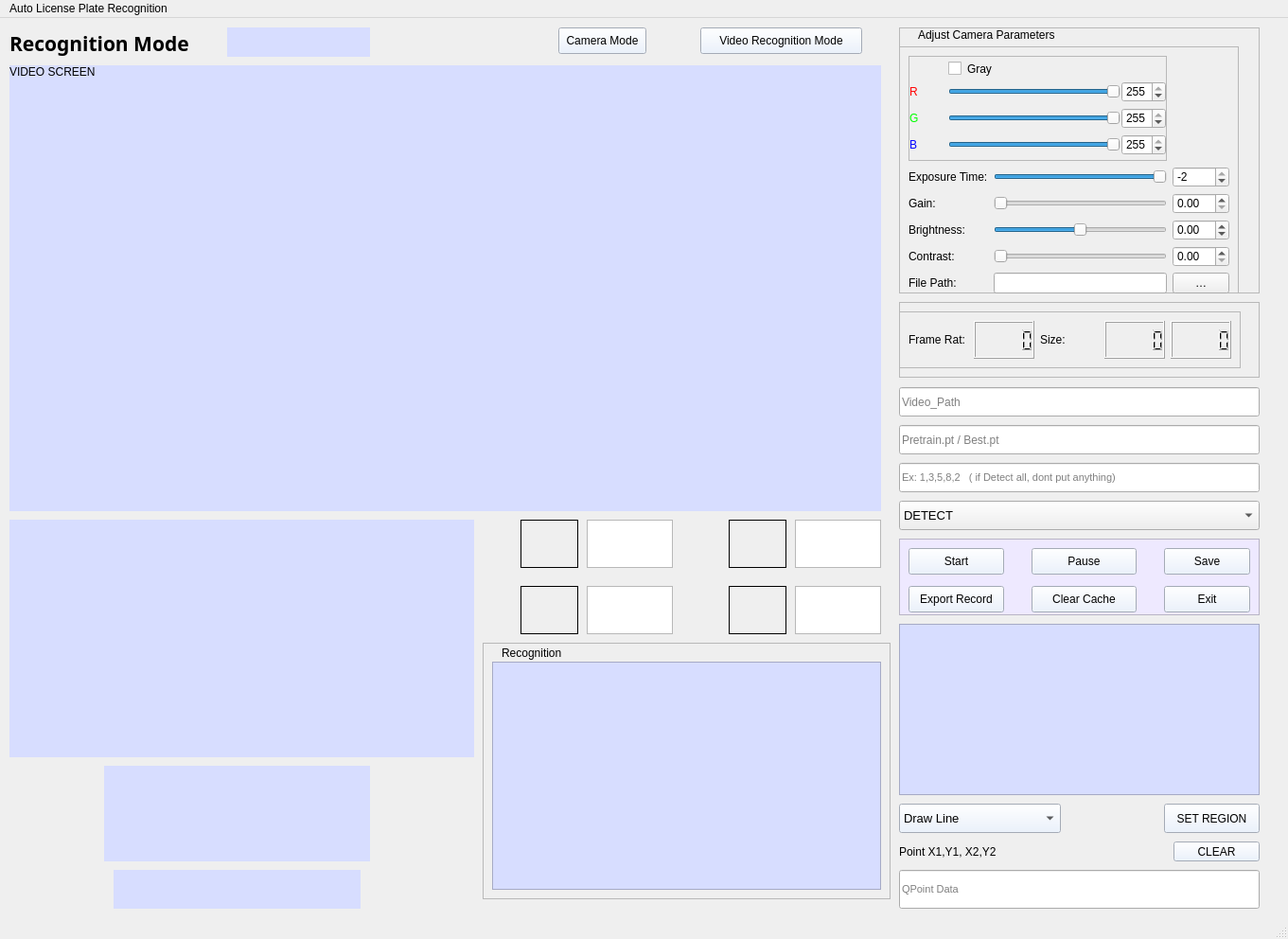
<?xml version="1.0" encoding="UTF-8"?>
<ui version="4.0">
 <class>MainWindow</class>
 <widget class="QMainWindow" name="MainWindow">
  <property name="geometry">
   <rect>
    <x>0</x>
    <y>0</y>
    <width>1361</width>
    <height>992</height>
   </rect>
  </property>
  <property name="windowTitle">
   <string>MainWindow</string>
  </property>
  <widget class="QWidget" name="centralwidget">
   <widget class="QLabel" name="label_2">
    <property name="geometry">
     <rect>
      <x>550</x>
      <y>530</y>
      <width>61</width>
      <height>51</height>
     </rect>
    </property>
    <property name="mouseTracking">
     <bool>false</bool>
    </property>
    <property name="frameShape">
     <enum>QFrame::Box</enum>
    </property>
    <property name="frameShadow">
     <enum>QFrame::Plain</enum>
    </property>
    <property name="text">
     <string/>
    </property>
    <property name="textFormat">
     <enum>Qt::AutoText</enum>
    </property>
    <property name="pixmap">
     <pixmap>C:/Users/HP/Downloads/car.png</pixmap>
    </property>
    <property name="scaledContents">
     <bool>true</bool>
    </property>
    <property name="openExternalLinks">
     <bool>false</bool>
    </property>
   </widget>
   <widget class="QTextBrowser" name="textBrowser">
    <property name="geometry">
     <rect>
      <x>620</x>
      <y>530</y>
      <width>91</width>
      <height>51</height>
     </rect>
    </property>
   </widget>
   <widget class="QLabel" name="label_6">
    <property name="geometry">
     <rect>
      <x>770</x>
      <y>600</y>
      <width>61</width>
      <height>51</height>
     </rect>
    </property>
    <property name="mouseTracking">
     <bool>false</bool>
    </property>
    <property name="frameShape">
     <enum>QFrame::Box</enum>
    </property>
    <property name="frameShadow">
     <enum>QFrame::Plain</enum>
    </property>
    <property name="text">
     <string/>
    </property>
    <property name="textFormat">
     <enum>Qt::AutoText</enum>
    </property>
    <property name="pixmap">
     <pixmap>C:/Users/HP/Downloads/bus.png</pixmap>
    </property>
    <property name="scaledContents">
     <bool>true</bool>
    </property>
    <property name="openExternalLinks">
     <bool>false</bool>
    </property>
   </widget>
   <widget class="QTextBrowser" name="textBrowser_3">
    <property name="geometry">
     <rect>
      <x>840</x>
      <y>530</y>
      <width>91</width>
      <height>51</height>
     </rect>
    </property>
   </widget>
   <widget class="QLabel" name="label_5">
    <property name="geometry">
     <rect>
      <x>550</x>
      <y>600</y>
      <width>61</width>
      <height>51</height>
     </rect>
    </property>
    <property name="mouseTracking">
     <bool>false</bool>
    </property>
    <property name="frameShape">
     <enum>QFrame::Box</enum>
    </property>
    <property name="frameShadow">
     <enum>QFrame::Plain</enum>
    </property>
    <property name="text">
     <string/>
    </property>
    <property name="textFormat">
     <enum>Qt::AutoText</enum>
    </property>
    <property name="pixmap">
     <pixmap>C:/Users/HP/Downloads/truck.png</pixmap>
    </property>
    <property name="scaledContents">
     <bool>true</bool>
    </property>
    <property name="openExternalLinks">
     <bool>false</bool>
    </property>
   </widget>
   <widget class="QLabel" name="label_7">
    <property name="geometry">
     <rect>
      <x>770</x>
      <y>530</y>
      <width>61</width>
      <height>51</height>
     </rect>
    </property>
    <property name="mouseTracking">
     <bool>false</bool>
    </property>
    <property name="frameShape">
     <enum>QFrame::Box</enum>
    </property>
    <property name="frameShadow">
     <enum>QFrame::Plain</enum>
    </property>
    <property name="text">
     <string/>
    </property>
    <property name="textFormat">
     <enum>Qt::AutoText</enum>
    </property>
    <property name="pixmap">
     <pixmap>C:/Users/HP/Downloads/motorcycle.png</pixmap>
    </property>
    <property name="scaledContents">
     <bool>true</bool>
    </property>
    <property name="openExternalLinks">
     <bool>false</bool>
    </property>
   </widget>
   <widget class="QFrame" name="frame_8">
    <property name="geometry">
     <rect>
      <x>950</x>
      <y>10</y>
      <width>381</width>
      <height>281</height>
     </rect>
    </property>
    <property name="styleSheet">
     <string notr="true">border-color: rgb(181, 195, 255);
border-color: rgb(153, 64, 255);</string>
    </property>
    <property name="frameShape">
     <enum>QFrame::StyledPanel</enum>
    </property>
    <property name="frameShadow">
     <enum>QFrame::Raised</enum>
    </property>
    <widget class="QLabel" name="label_8">
     <property name="geometry">
      <rect>
       <x>20</x>
       <y>0</y>
       <width>161</width>
       <height>16</height>
      </rect>
     </property>
     <property name="text">
      <string>Adjust Camera Parameters</string>
     </property>
    </widget>
    <widget class="QFrame" name="frame_12">
     <property name="geometry">
      <rect>
       <x>0</x>
       <y>20</y>
       <width>359</width>
       <height>271</height>
      </rect>
     </property>
     <property name="frameShape">
      <enum>QFrame::StyledPanel</enum>
     </property>
     <property name="frameShadow">
      <enum>QFrame::Raised</enum>
     </property>
     <layout class="QGridLayout" name="gridLayout">
      <item row="2" column="1">
       <widget class="QSlider" name="GainSld">
        <property name="maximum">
         <number>128</number>
        </property>
        <property name="orientation">
         <enum>Qt::Horizontal</enum>
        </property>
       </widget>
      </item>
      <item row="2" column="2">
       <widget class="QDoubleSpinBox" name="GainSpB">
        <property name="maximumSize">
         <size>
          <width>60</width>
          <height>30</height>
         </size>
        </property>
        <property name="maximum">
         <double>128.000000000000000</double>
        </property>
       </widget>
      </item>
      <item row="3" column="0">
       <widget class="QLabel" name="BrightLb">
        <property name="styleSheet">
         <string notr="true">font: 11pt &quot;Adobe 黑体 Std R&quot;;</string>
        </property>
        <property name="text">
         <string>Brightness:</string>
        </property>
       </widget>
      </item>
      <item row="3" column="2">
       <widget class="QDoubleSpinBox" name="BrightSpB">
        <property name="maximumSize">
         <size>
          <width>60</width>
          <height>30</height>
         </size>
        </property>
        <property name="minimum">
         <double>-64.000000000000000</double>
        </property>
        <property name="maximum">
         <double>64.000000000000000</double>
        </property>
        <property name="singleStep">
         <double>0.010000000000000</double>
        </property>
       </widget>
      </item>
      <item row="3" column="1">
       <widget class="QSlider" name="BrightSld">
        <property name="minimum">
         <number>-64</number>
        </property>
        <property name="maximum">
         <number>64</number>
        </property>
        <property name="orientation">
         <enum>Qt::Horizontal</enum>
        </property>
       </widget>
      </item>
      <item row="4" column="0">
       <widget class="QLabel" name="ContrastLb">
        <property name="styleSheet">
         <string notr="true">font: 11pt &quot;Adobe 黑体 Std R&quot;;</string>
        </property>
        <property name="text">
         <string>Contrast:</string>
        </property>
       </widget>
      </item>
      <item row="5" column="0">
       <widget class="QLabel" name="FilePathLb">
        <property name="styleSheet">
         <string notr="true">font: 11pt &quot;Adobe 黑体 Std R&quot;;</string>
        </property>
        <property name="text">
         <string>File Path:</string>
        </property>
       </widget>
      </item>
      <item row="4" column="2">
       <widget class="QDoubleSpinBox" name="ContrastSpB">
        <property name="maximumSize">
         <size>
          <width>60</width>
          <height>30</height>
         </size>
        </property>
        <property name="minimum">
         <double>0.000000000000000</double>
        </property>
        <property name="maximum">
         <double>100.000000000000000</double>
        </property>
        <property name="singleStep">
         <double>0.010000000000000</double>
        </property>
       </widget>
      </item>
      <item row="5" column="1">
       <widget class="QLineEdit" name="FilePathLE">
        <property name="readOnly">
         <bool>true</bool>
        </property>
       </widget>
      </item>
      <item row="4" column="1">
       <widget class="QSlider" name="ContrastSld">
        <property name="minimum">
         <number>0</number>
        </property>
        <property name="maximum">
         <number>100</number>
        </property>
        <property name="orientation">
         <enum>Qt::Horizontal</enum>
        </property>
       </widget>
      </item>
      <item row="5" column="2">
       <widget class="QPushButton" name="FilePathBt">
        <property name="maximumSize">
         <size>
          <width>60</width>
          <height>30</height>
         </size>
        </property>
        <property name="styleSheet">
         <string notr="true">font: 11pt &quot;Adobe 黑体 Std R&quot;;</string>
        </property>
        <property name="text">
         <string>…</string>
        </property>
       </widget>
      </item>
      <item row="1" column="2">
       <widget class="QSpinBox" name="ExpTimeSpB">
        <property name="maximumSize">
         <size>
          <width>60</width>
          <height>30</height>
         </size>
        </property>
        <property name="minimum">
         <number>-10</number>
        </property>
        <property name="maximum">
         <number>-2</number>
        </property>
       </widget>
      </item>
      <item row="2" column="0">
       <widget class="QLabel" name="GainLb">
        <property name="styleSheet">
         <string notr="true">font: 11pt &quot;Adobe 黑体 Std R&quot;;</string>
        </property>
        <property name="text">
         <string>Gain:</string>
        </property>
       </widget>
      </item>
      <item row="1" column="1">
       <widget class="QSlider" name="ExpTimeSld">
        <property name="minimum">
         <number>-10</number>
        </property>
        <property name="maximum">
         <number>-2</number>
        </property>
        <property name="orientation">
         <enum>Qt::Horizontal</enum>
        </property>
       </widget>
      </item>
      <item row="1" column="0">
       <widget class="QLabel" name="ExpTimeLb">
        <property name="styleSheet">
         <string notr="true">font: 11pt &quot;Adobe 黑体 Std R&quot;;</string>
        </property>
        <property name="text">
         <string>Exposure Time:</string>
        </property>
       </widget>
      </item>
      <item row="0" column="0" colspan="2">
       <widget class="QFrame" name="ColorFm">
        <property name="frameShape">
         <enum>QFrame::StyledPanel</enum>
        </property>
        <property name="frameShadow">
         <enum>QFrame::Raised</enum>
        </property>
        <layout class="QGridLayout" name="gridLayout_7">
         <property name="leftMargin">
          <number>0</number>
         </property>
         <property name="topMargin">
          <number>0</number>
         </property>
         <property name="rightMargin">
          <number>0</number>
         </property>
         <property name="bottomMargin">
          <number>0</number>
         </property>
         <property name="spacing">
          <number>1</number>
         </property>
         <item row="3" column="2">
          <widget class="QSlider" name="BlueColorSld">
           <property name="maximum">
            <number>255</number>
           </property>
           <property name="value">
            <number>255</number>
           </property>
           <property name="orientation">
            <enum>Qt::Horizontal</enum>
           </property>
          </widget>
         </item>
         <item row="3" column="3">
          <widget class="QSpinBox" name="BlueColorSpB">
           <property name="maximum">
            <number>255</number>
           </property>
           <property name="value">
            <number>255</number>
           </property>
          </widget>
         </item>
         <item row="2" column="3">
          <widget class="QSpinBox" name="GreenColorSpB">
           <property name="maximum">
            <number>255</number>
           </property>
           <property name="value">
            <number>255</number>
           </property>
          </widget>
         </item>
         <item row="2" column="2">
          <widget class="QSlider" name="GreenColorSld">
           <property name="maximum">
            <number>255</number>
           </property>
           <property name="value">
            <number>255</number>
           </property>
           <property name="orientation">
            <enum>Qt::Horizontal</enum>
           </property>
          </widget>
         </item>
         <item row="1" column="2">
          <widget class="QSlider" name="RedColorSld">
           <property name="maximum">
            <number>255</number>
           </property>
           <property name="value">
            <number>255</number>
           </property>
           <property name="orientation">
            <enum>Qt::Horizontal</enum>
           </property>
          </widget>
         </item>
         <item row="1" column="3">
          <widget class="QSpinBox" name="RedColorSpB">
           <property name="maximum">
            <number>255</number>
           </property>
           <property name="value">
            <number>255</number>
           </property>
          </widget>
         </item>
         <item row="1" column="0">
          <widget class="QLabel" name="RedColorLb">
           <property name="minimumSize">
            <size>
             <width>40</width>
             <height>0</height>
            </size>
           </property>
           <property name="styleSheet">
            <string notr="true">font: 75 12pt &quot;Times New Roman&quot;;
color: rgb(255, 0, 0);</string>
           </property>
           <property name="text">
            <string>R</string>
           </property>
          </widget>
         </item>
         <item row="3" column="0">
          <widget class="QLabel" name="BlueColorLb">
           <property name="styleSheet">
            <string notr="true">font: 75 12pt &quot;Times New Roman&quot;;
color: rgb(0, 0, 255);</string>
           </property>
           <property name="text">
            <string>B</string>
           </property>
          </widget>
         </item>
         <item row="2" column="0">
          <widget class="QLabel" name="GreenColorLb">
           <property name="styleSheet">
            <string notr="true">font: 75 12pt &quot;Times New Roman&quot;;
color: rgb(0, 255, 0);</string>
           </property>
           <property name="text">
            <string>G</string>
           </property>
          </widget>
         </item>
         <item row="0" column="2">
          <widget class="QCheckBox" name="GrayImgCkB">
           <property name="styleSheet">
            <string notr="true">font: 11pt &quot;Adobe 黑体 Std R&quot;;</string>
           </property>
           <property name="text">
            <string>Gray</string>
           </property>
          </widget>
         </item>
        </layout>
       </widget>
      </item>
     </layout>
    </widget>
   </widget>
   <widget class="QFrame" name="frame_9">
    <property name="geometry">
     <rect>
      <x>950</x>
      <y>300</y>
      <width>381</width>
      <height>80</height>
     </rect>
    </property>
    <property name="frameShape">
     <enum>QFrame::StyledPanel</enum>
    </property>
    <property name="frameShadow">
     <enum>QFrame::Raised</enum>
    </property>
    <widget class="QFrame" name="VideoInfoFm">
     <property name="geometry">
      <rect>
       <x>0</x>
       <y>10</y>
       <width>361</width>
       <height>60</height>
      </rect>
     </property>
     <property name="maximumSize">
      <size>
       <width>16777215</width>
       <height>60</height>
      </size>
     </property>
     <property name="frameShape">
      <enum>QFrame::StyledPanel</enum>
     </property>
     <property name="frameShadow">
      <enum>QFrame::Raised</enum>
     </property>
     <layout class="QHBoxLayout" name="horizontalLayout">
      <item>
       <widget class="QLabel" name="label_13">
        <property name="styleSheet">
         <string notr="true">font: 11pt &quot;Adobe 黑体 Std R&quot;;</string>
        </property>
        <property name="text">
         <string>Frame Rat:</string>
        </property>
       </widget>
      </item>
      <item>
       <widget class="QLCDNumber" name="FmRateLCD">
        <property name="maximumSize">
         <size>
          <width>100</width>
          <height>16777215</height>
         </size>
        </property>
       </widget>
      </item>
      <item>
       <widget class="QLabel" name="label_14">
        <property name="styleSheet">
         <string notr="true">font: 11pt &quot;Adobe 黑体 Std R&quot;;</string>
        </property>
        <property name="text">
         <string>Size:</string>
        </property>
       </widget>
      </item>
      <item>
       <widget class="QLCDNumber" name="ImgWidthLCD">
        <property name="maximumSize">
         <size>
          <width>100</width>
          <height>16777215</height>
         </size>
        </property>
       </widget>
      </item>
      <item>
       <widget class="QLCDNumber" name="ImgHeightLCD"/>
      </item>
     </layout>
    </widget>
   </widget>
   <widget class="QTextBrowser" name="textBrowser_2">
    <property name="geometry">
     <rect>
      <x>620</x>
      <y>600</y>
      <width>91</width>
      <height>51</height>
     </rect>
    </property>
   </widget>
   <widget class="QTextBrowser" name="textBrowser_4">
    <property name="geometry">
     <rect>
      <x>840</x>
      <y>600</y>
      <width>91</width>
      <height>51</height>
     </rect>
    </property>
   </widget>
   <widget class="QLabel" name="car_det">
    <property name="geometry">
     <rect>
      <x>10</x>
      <y>530</y>
      <width>491</width>
      <height>251</height>
     </rect>
    </property>
    <property name="styleSheet">
     <string notr="true">background-color: rgb(215, 221, 255);
font: 14pt &quot;Arial&quot;;</string>
    </property>
    <property name="text">
     <string/>
    </property>
   </widget>
   <widget class="QLabel" name="pr_loc">
    <property name="geometry">
     <rect>
      <x>110</x>
      <y>790</y>
      <width>281</width>
      <height>101</height>
     </rect>
    </property>
    <property name="styleSheet">
     <string notr="true">background-color: rgb(215, 221, 255);
font: 14pt &quot;Arial&quot;;</string>
    </property>
    <property name="text">
     <string/>
    </property>
   </widget>
   <widget class="QFrame" name="frame_10">
    <property name="geometry">
     <rect>
      <x>950</x>
      <y>550</y>
      <width>381</width>
      <height>81</height>
     </rect>
    </property>
    <property name="styleSheet">
     <string notr="true">background-color: rgb(238, 233, 255);</string>
    </property>
    <property name="frameShape">
     <enum>QFrame::StyledPanel</enum>
    </property>
    <property name="frameShadow">
     <enum>QFrame::Raised</enum>
    </property>
    <widget class="QPushButton" name="RecordBt">
     <property name="geometry">
      <rect>
       <x>280</x>
       <y>10</y>
       <width>91</width>
       <height>28</height>
      </rect>
     </property>
     <property name="styleSheet">
      <string notr="true">background-color: rgb(230, 240, 255);</string>
     </property>
     <property name="text">
      <string>Save</string>
     </property>
    </widget>
    <widget class="QPushButton" name="StopBt">
     <property name="geometry">
      <rect>
       <x>140</x>
       <y>10</y>
       <width>111</width>
       <height>28</height>
      </rect>
     </property>
     <property name="styleSheet">
      <string notr="true">background-color: rgb(230, 240, 255);</string>
     </property>
     <property name="text">
      <string>Pause</string>
     </property>
    </widget>
    <widget class="QPushButton" name="ShowBt">
     <property name="geometry">
      <rect>
       <x>10</x>
       <y>10</y>
       <width>101</width>
       <height>28</height>
      </rect>
     </property>
     <property name="styleSheet">
      <string notr="true">background-color: rgb(230, 240, 255);</string>
     </property>
     <property name="text">
      <string>Start</string>
     </property>
    </widget>
    <widget class="QPushButton" name="export_exl">
     <property name="geometry">
      <rect>
       <x>10</x>
       <y>50</y>
       <width>101</width>
       <height>28</height>
      </rect>
     </property>
     <property name="styleSheet">
      <string notr="true">background-color: rgb(230, 240, 255);</string>
     </property>
     <property name="text">
      <string>Export Record</string>
     </property>
    </widget>
    <widget class="QPushButton" name="remove_file">
     <property name="geometry">
      <rect>
       <x>140</x>
       <y>50</y>
       <width>111</width>
       <height>28</height>
      </rect>
     </property>
     <property name="styleSheet">
      <string notr="true">background-color: rgb(230, 240, 255);</string>
     </property>
     <property name="text">
      <string>Clear Cache</string>
     </property>
    </widget>
    <widget class="QPushButton" name="ExitBt">
     <property name="geometry">
      <rect>
       <x>280</x>
       <y>50</y>
       <width>91</width>
       <height>28</height>
      </rect>
     </property>
     <property name="styleSheet">
      <string notr="true">background-color: rgb(230, 240, 255);</string>
     </property>
     <property name="text">
      <string>Exit</string>
     </property>
    </widget>
   </widget>
   <widget class="QFrame" name="frame_2">
    <property name="geometry">
     <rect>
      <x>510</x>
      <y>660</y>
      <width>431</width>
      <height>271</height>
     </rect>
    </property>
    <property name="frameShape">
     <enum>QFrame::StyledPanel</enum>
    </property>
    <property name="frameShadow">
     <enum>QFrame::Raised</enum>
    </property>
    <widget class="QLabel" name="label_3">
     <property name="geometry">
      <rect>
       <x>20</x>
       <y>0</y>
       <width>72</width>
       <height>21</height>
      </rect>
     </property>
     <property name="text">
      <string>Recognition</string>
     </property>
    </widget>
   </widget>
   <widget class="QPushButton" name="cam_pat">
    <property name="geometry">
     <rect>
      <x>590</x>
      <y>10</y>
      <width>93</width>
      <height>28</height>
     </rect>
    </property>
    <property name="styleSheet">
     <string notr="true">background-color: rgb(230, 240, 255);</string>
    </property>
    <property name="text">
     <string>Camera Mode</string>
    </property>
   </widget>
   <widget class="QPushButton" name="vid_pat">
    <property name="geometry">
     <rect>
      <x>740</x>
      <y>10</y>
      <width>171</width>
      <height>28</height>
     </rect>
    </property>
    <property name="styleSheet">
     <string notr="true">background-color: rgb(230, 240, 255);</string>
    </property>
    <property name="text">
     <string>Video Recognition Mode</string>
    </property>
   </widget>
   <widget class="QLabel" name="label">
    <property name="geometry">
     <rect>
      <x>10</x>
      <y>10</y>
      <width>221</width>
      <height>33</height>
     </rect>
    </property>
    <property name="font">
     <font>
      <family>Bahnschrift SemiBold</family>
      <pointsize>16</pointsize>
      <weight>75</weight>
      <bold>true</bold>
     </font>
    </property>
    <property name="text">
     <string>Recognition Mode</string>
    </property>
   </widget>
   <widget class="QTextEdit" name="MsgTE">
    <property name="geometry">
     <rect>
      <x>950</x>
      <y>640</y>
      <width>381</width>
      <height>181</height>
     </rect>
    </property>
    <property name="styleSheet">
     <string notr="true">background-color: rgb(215, 221, 255);
font: 14pt &quot;Arial&quot;;</string>
    </property>
    <property name="readOnly">
     <bool>true</bool>
    </property>
   </widget>
   <widget class="QLabel" name="pr_loc_4">
    <property name="geometry">
     <rect>
      <x>120</x>
      <y>900</y>
      <width>261</width>
      <height>41</height>
     </rect>
    </property>
    <property name="styleSheet">
     <string notr="true">background-color: rgb(215, 221, 255);
font: 14pt &quot;Arial&quot;;</string>
    </property>
    <property name="text">
     <string/>
    </property>
   </widget>
   <widget class="QLabel" name="pattle">
    <property name="geometry">
     <rect>
      <x>240</x>
      <y>10</y>
      <width>151</width>
      <height>31</height>
     </rect>
    </property>
    <property name="styleSheet">
     <string notr="true">background-color: rgb(215, 221, 255);
font: 12pt &quot;Axure Handwriting&quot;;</string>
    </property>
    <property name="text">
     <string/>
    </property>
   </widget>
   <widget class="QPushButton" name="ClearDatapoint">
    <property name="geometry">
     <rect>
      <x>1240</x>
      <y>870</y>
      <width>91</width>
      <height>21</height>
     </rect>
    </property>
    <property name="styleSheet">
     <string notr="true">background-color: rgb(230, 240, 255);</string>
    </property>
    <property name="text">
     <string>CLEAR</string>
    </property>
   </widget>
   <widget class="QLabel" name="label_4">
    <property name="geometry">
     <rect>
      <x>950</x>
      <y>860</y>
      <width>121</width>
      <height>41</height>
     </rect>
    </property>
    <property name="text">
     <string>Point X1,Y1, X2,Y2</string>
    </property>
   </widget>
   <widget class="QLineEdit" name="PointData">
    <property name="geometry">
     <rect>
      <x>950</x>
      <y>900</y>
      <width>381</width>
      <height>41</height>
     </rect>
    </property>
    <property name="font">
     <font>
      <pointsize>8</pointsize>
     </font>
    </property>
    <property name="placeholderText">
     <string>QPoint Data</string>
    </property>
   </widget>
   <widget class="QPushButton" name="ButtonSet_region">
    <property name="geometry">
     <rect>
      <x>1230</x>
      <y>830</y>
      <width>101</width>
      <height>31</height>
     </rect>
    </property>
    <property name="styleSheet">
     <string notr="true">background-color: rgb(230, 240, 255);</string>
    </property>
    <property name="text">
     <string>SET REGION</string>
    </property>
   </widget>
   <widget class="QComboBox" name="ComboBox">
    <property name="geometry">
     <rect>
      <x>950</x>
      <y>830</y>
      <width>171</width>
      <height>31</height>
     </rect>
    </property>
    <property name="font">
     <font>
      <pointsize>10</pointsize>
     </font>
    </property>
    <property name="styleSheet">
     <string notr="true">background-color: rgb(230, 240, 255);</string>
    </property>
    <item>
     <property name="text">
      <string>Draw Line</string>
     </property>
    </item>
    <item>
     <property name="text">
      <string>Draw Rectangle</string>
     </property>
    </item>
    <item>
     <property name="text">
      <string>Draw Polyline</string>
     </property>
    </item>
   </widget>
   <widget class="QComboBox" name="Combo_Mode">
    <property name="geometry">
     <rect>
      <x>950</x>
      <y>510</y>
      <width>381</width>
      <height>31</height>
     </rect>
    </property>
    <property name="font">
     <font>
      <pointsize>10</pointsize>
     </font>
    </property>
    <item>
     <property name="text">
      <string>DETECT</string>
     </property>
    </item>
    <item>
     <property name="text">
      <string>TRACK</string>
     </property>
    </item>
   </widget>
   <widget class="QLineEdit" name="PretrainPathTxt">
    <property name="geometry">
     <rect>
      <x>950</x>
      <y>430</y>
      <width>381</width>
      <height>31</height>
     </rect>
    </property>
    <property name="readOnly">
     <bool>true</bool>
    </property>
    <property name="placeholderText">
     <string>Pretrain.pt / Best.pt</string>
    </property>
   </widget>
   <widget class="QLineEdit" name="Videopath_txt">
    <property name="geometry">
     <rect>
      <x>950</x>
      <y>390</y>
      <width>381</width>
      <height>31</height>
     </rect>
    </property>
    <property name="dragEnabled">
     <bool>false</bool>
    </property>
    <property name="readOnly">
     <bool>true</bool>
    </property>
    <property name="placeholderText">
     <string>Video_Path</string>
    </property>
   </widget>
   <widget class="QLineEdit" name="SelectClasses">
    <property name="geometry">
     <rect>
      <x>950</x>
      <y>470</y>
      <width>381</width>
      <height>31</height>
     </rect>
    </property>
    <property name="font">
     <font>
      <pointsize>8</pointsize>
     </font>
    </property>
    <property name="placeholderText">
     <string>Ex: 1,3,5,8,2   ( if Detect all, dont put anything)</string>
    </property>
   </widget>
   <widget class="QPlainTextEdit" name="result_form">
    <property name="geometry">
     <rect>
      <x>520</x>
      <y>680</y>
      <width>411</width>
      <height>241</height>
     </rect>
    </property>
    <property name="autoFillBackground">
     <bool>false</bool>
    </property>
    <property name="styleSheet">
     <string notr="true">background-color: rgb(215, 221, 255);
font: 14pt &quot;Arial&quot;;</string>
    </property>
   </widget>
   <widget class="QLabel" name="label_img">
    <property name="geometry">
     <rect>
      <x>10</x>
      <y>50</y>
      <width>921</width>
      <height>471</height>
     </rect>
    </property>
    <property name="styleSheet">
     <string notr="true">background-color: rgb(215, 221, 255);
font: 14pt &quot;Arial&quot;;</string>
    </property>
    <property name="text">
     <string>VIDEO SCREEN</string>
    </property>
    <property name="alignment">
     <set>Qt::AlignLeading|Qt::AlignLeft|Qt::AlignTop</set>
    </property>
   </widget>
  </widget>
  <widget class="QMenuBar" name="menubar">
   <property name="geometry">
    <rect>
     <x>0</x>
     <y>0</y>
     <width>1361</width>
     <height>26</height>
    </rect>
   </property>
   <widget class="QMenu" name="menuAuto_License_Plate_Recognition">
    <property name="title">
     <string>Auto License Plate Recognition</string>
    </property>
   </widget>
   <addaction name="menuAuto_License_Plate_Recognition"/>
  </widget>
  <widget class="QStatusBar" name="statusbar"/>
 </widget>
 <resources/>
 <connections/>
</ui>
